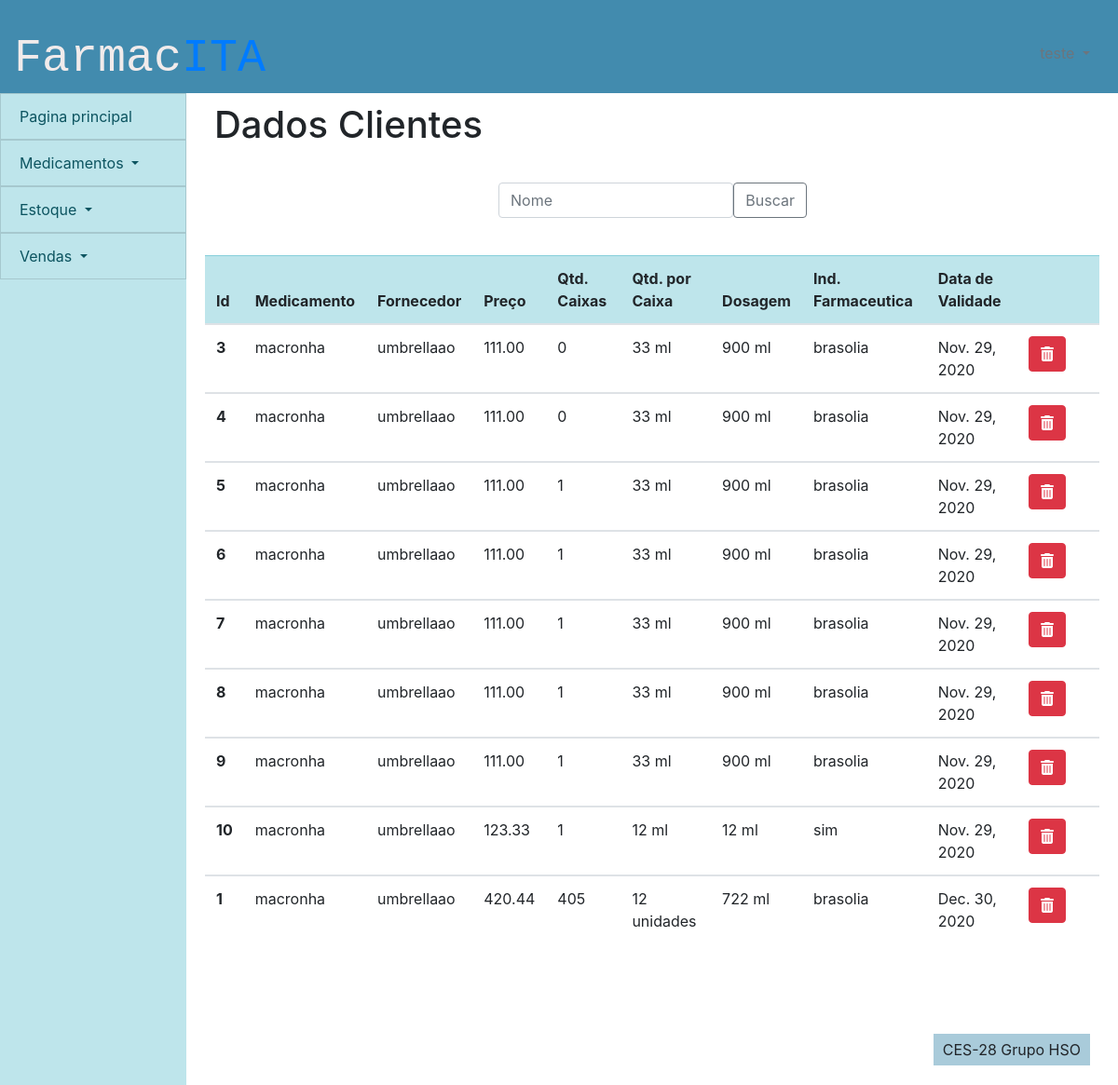
The app's page /controle_estoque/editar_lote (signed in), older data.
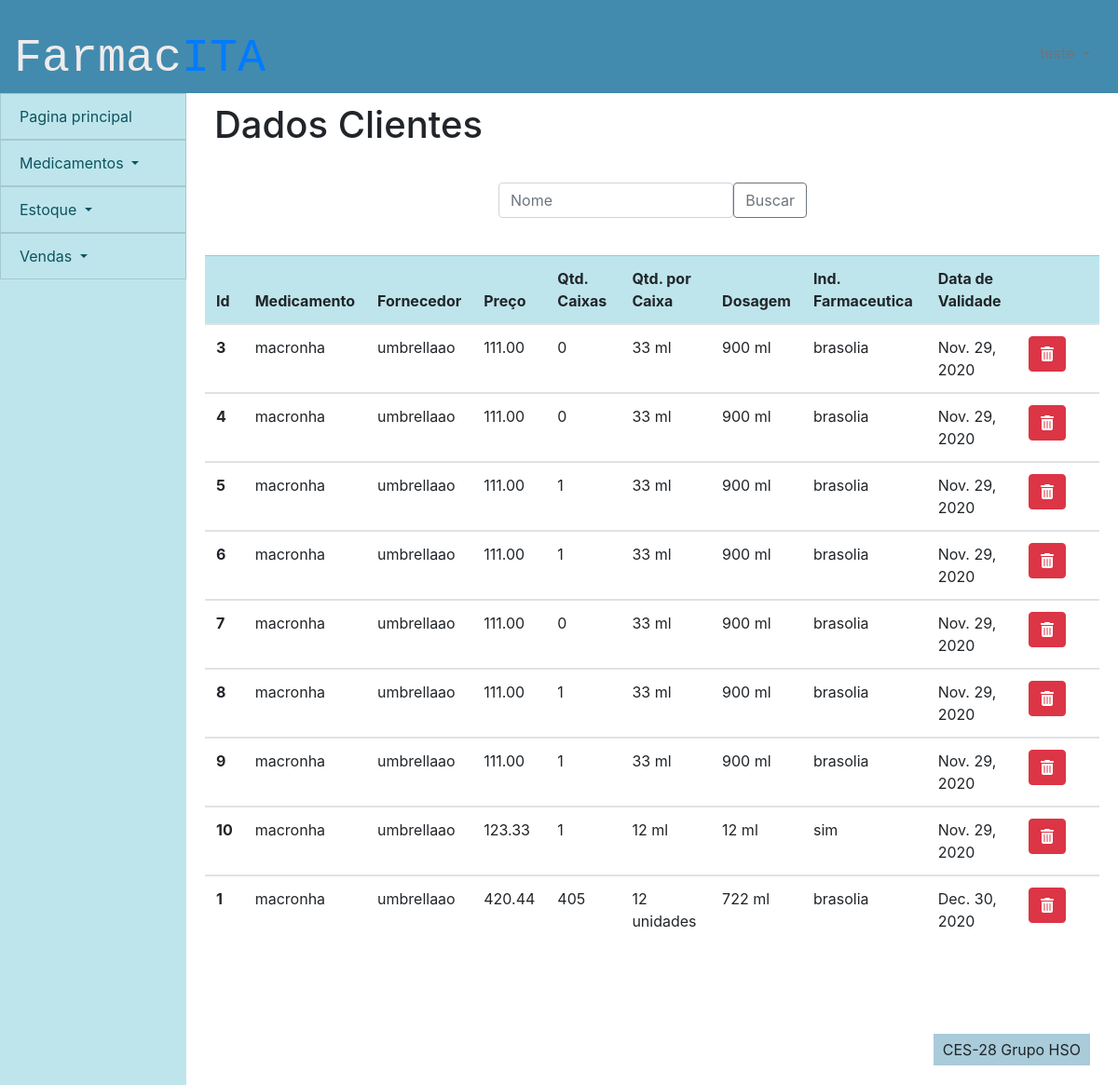
The same page, newer data.
### controle_estoque/models.py (models this page shows)
class lote_medicamento(models.Model):
    id_lote_medicamento = models.AutoField(primary_key=True)
    id_medicamento = models.ForeignKey(medicamento,on_delete=models.PROTECT)
    id_fornecedor = models.ForeignKey(fornecedor,on_delete=models.PROTECT)
    preco = models.DecimalField(max_digits=40,decimal_places=2)
    quantidade_de_caixas = models.CharField(max_length=100)
    quantidade_por_caixa = models.CharField(max_length=100)
    dosagem = models.CharField(max_length=100)
    data_de_validade = models.DateField(auto_now=False,auto_now_add=False,null=False)
    industria_farmaceutica = models.CharField(max_length=100)
    excluido = models.BooleanField(default=False)
    class Meta:
        db_table = 'lote_medicamento'

### cadastro_medicamentos/models.py (models this page shows, shortened)
class medicamento(models.Model):
    id_medicamento = models.AutoField(primary_key=True)
    nome_medicamento = models.CharField(max_length=100)
    classificacao = models.CharField(max_length=100, default='Sem tarja')
    principio_ativo = models.CharField(max_length=100)
    excluido = models.BooleanField(default=False)

### pessoas/models.py (models this page shows)
class fornecedor(models.Model):
    id_fornecedor = models.AutoField(primary_key=True)
    nome_fornecedor = models.CharField(max_length=100)
    cnpj = models.CharField(max_length=18)
    telefone = models.CharField(max_length=15)
    ativo = models.BooleanField(default=True)

### controle_estoque/views.py (the view)
# urls.py: path('editar_lote',views.editar_lote, name = 'editar_lote')
def editar_lote(request):
    cargo = funcionario.objects.get(user=request.user).cargo
    if request.user.is_authenticated:
        lista = lote_medicamento.objects.all().order_by('data_de_validade')
        busca = request.GET.get('buscalote')
        if busca:
            lista = lote_medicamento.objects.filter(id_medicamento__in=medicamento.objects.filter(nome_medicamento__icontains = busca)).order_by('data_de_validade')
        delete = request.GET.get('delete')
        if delete:
            teste = lote_medicamento.objects.filter(id_lote_medicamento = delete)
            teste.update(excluido= True)
        return render(request,'estoque/pagina_edicao_lote.html',{'lista':lista,'cargo':cargo})
    else:
        return failed_login(request)

### frontend/estoque/pagina_edicao_lote.html (shortened to what this page needs)
{% extends 'template/padrao.html' %}
{% load static %}
{%block titulo-conteudo %}
Dados Clientes
{% endblock %}
{% block content %}
<div>
    <div class="row formulario">
        <div class="col-sm-12">
            <div>
                <form method="GET">
                    <div class="input-group-prepend">
                        <input type="text" class="form-control" placeholder="Nome" name="buscalote" id="buscalote">
                    <button class="btn btn-outline-secondary" type="submit" id="button-addon1">Buscar</button>
                    </div>
                    </form>
            </div>
        </div>
    </div>
    <div class="tabela">
        <table class="table table-hover">
            <thead class="table-info">
                <tr>
                    <th scope="col">Id</th>
                    <th scope="col">Medicamento</th>
                    <th scope="col">Fornecedor</th>
                    <th scope="col">Preço</th>
                    <th scope="col">Qtd. Caixas</th>
                    <th scope="col">Qtd. por Caixa</th>
                    <th scope="col">Dosagem</th>
                    <th scope="col">Ind. Farmaceutica</th>
                    <th scope="col">Data de Validade</th>
                    <th></th>
                    <th></th>
                </tr>
            </thead>
            {% for i in lista %}
            {% if not i.excluido %}
            <tbody>
                <tr class={{i.id_lote_medicamento}}>
                    <th scope="row">{{i.id_lote_medicamento}}</th>
                    <td class = "nome_medicamento">{{i.id_medicamento.nome_medicamento}}</td>
                    <td class = "nome_fornecedor">{{i.id_fornecedor.nome_fornecedor}}</td>
                    <td class = "preco">{{i.preco}}</td>
                    <td class = "qtd_caixas">{{i.quantidade_de_caixas}}</td>
                    <td class = "qtd_caixas">{{i.quantidade_por_caixa}}</td>
                    <td class = "qtd_caixas">{{i.dosagem}}</td>
                    <td class = "qtd_caixas">{{i.industria_farmaceutica}}</td>
                    <td class = "qtd_caixas">{{i.data_de_validade}}</td>
                    <td>
                        <form class= "centro">
                            <button  value = {{i.id_lote_medicamento}} name = 'delete' class="btn btn-danger botao" type = "submit"><i class="fas fa-trash-alt"></i></button>
                        </form>
                    </td>
                </tr>
            </tbody>
            {% endif %}
            {% endfor %}
        </table>
    </div>
</div>
{% endblock %}

Row changes from the older to the newer data that the page shows:
changed lote_medicamento id 7: quantidade_de_caixas "1" → "0"
